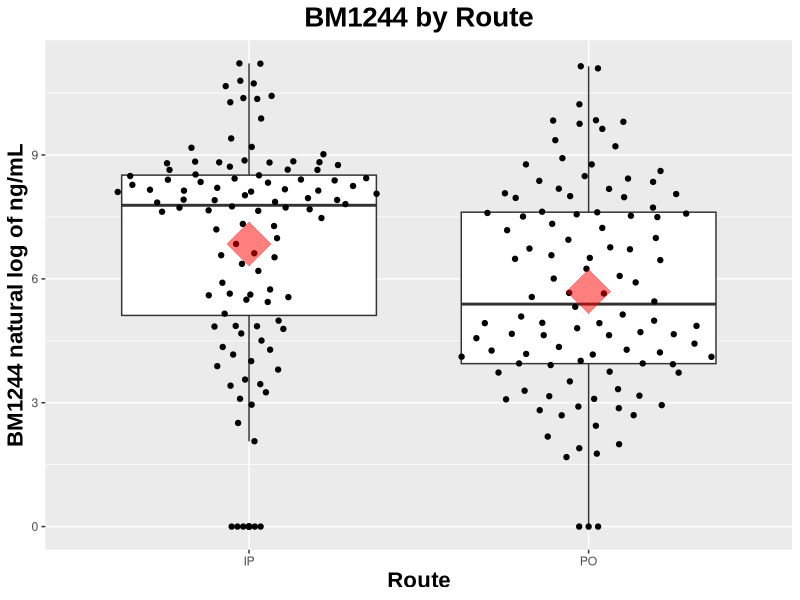
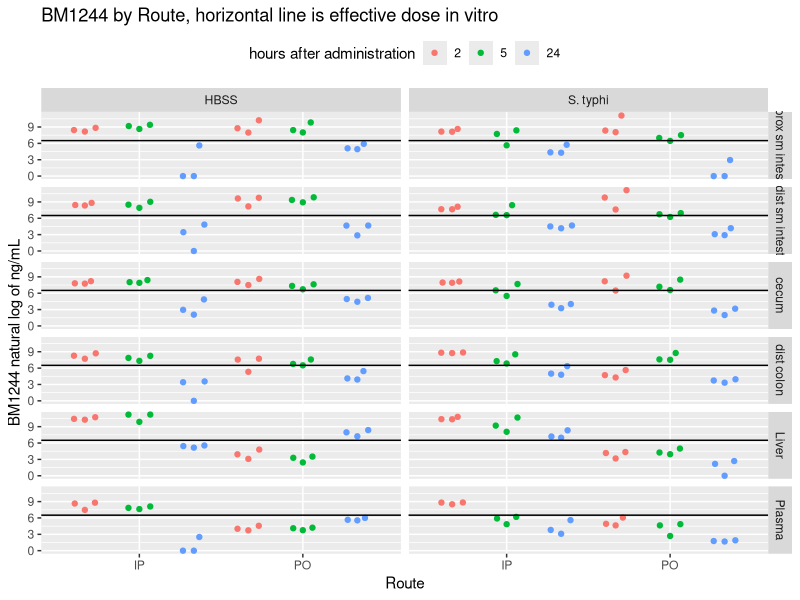

These figures' R source, in order:
library(tidyverse)
library(magrittr)
library(readxl)
library(ggplot2)
library(ggbeeswarm)

#read in data
df <- read_excel("BM1244_mouse_tissue_tidydata.xlsx", skip=2, sheet=7)

#clean up data types and names
df$Rx <- as.factor(df$Rx)
df$Route <- as.factor(df$Route)
df$`Timepoint (hr)` <- as.factor(df$`Timepoint (hr)`)
df$Organ <- as.factor(df$Organ)
names(df) <- c("organ", "rx", "route", "hr", "conc")
df<-  slice(df, 1:216)
df$logconc<- log(df$conc)
df$logconc[df$logconc == -Inf]<-0
#reorder levels of organ
df$organ <- factor(df$organ, levels(df$organ)[c(6,3,1,2,4,5)])


#exploratory data analysis
# how does IP compare to PO?
ggplot(data= df, aes(x=route, y=logconc)) +
  geom_boxplot() + geom_quasirandom(varwidth = T, cex=1.5) +   ggtitle("BM1244 by Route") +
  labs(x="Route") + labs(y="BM1244 natural log of ng/mL") +
  theme(plot.title = element_text(family = "Arial", color = "black", face="bold", size=20, hjust=0.5)) +
  theme(axis.title = element_text(family = "Arial", color = "black", face="bold", size=16)) +
  stat_summary(fun.y=mean, geom="point", shape=18, size=15, color="red", alpha= 0.5)

#what is effect by organ, IP vs. PO?
# how does IP compare to PO?
ggplot(data= df, aes(x=route, y=logconc, color=hr)) + facet_grid(organ ~ rx) +
   geom_quasirandom(dodge.width = 1) +   ggtitle("BM1244 by Route, horizontal line is effective dose in vitro") +
  labs(x="Route") + labs(y="BM1244 natural log of ng/mL") + guides(color=guide_legend(title="hours after administration")) +
  geom_hline(yintercept = log(672)) +theme(legend.position = "top")

